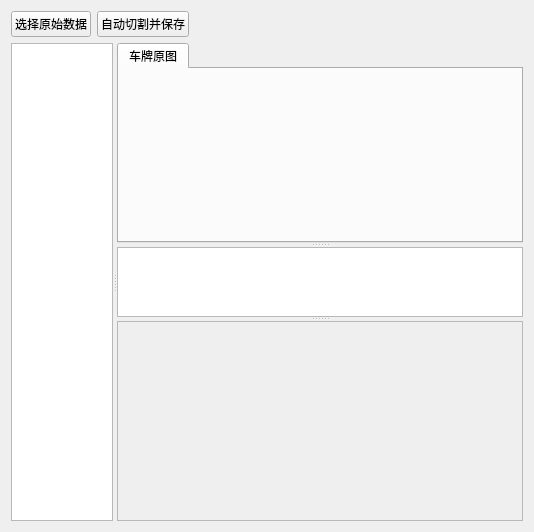
      <widget class="QWidget" name="charcutTab">
       <attribute name="title">
        <string>字符切割</string>
       </attribute>
       <layout class="QVBoxLayout" name="verticalLayout_10">
        <item>
         <layout class="QHBoxLayout" name="charcutTabToolBarLayout" stretch="1,1,8">
          <item>
           <widget class="QPushButton" name="selectsourceplateButton">
            <property name="text">
             <string>选择原始数据</string>
            </property>
           </widget>
          </item>
          <item>
           <widget class="QPushButton" name="autoCharButton">
            <property name="text">
             <string>自动切割并保存</string>
            </property>
           </widget>
          </item>
          <item>
           <widget class="QLabel" name="masklabel_2">
            <property name="sizePolicy">
             <sizepolicy hsizetype="Preferred" vsizetype="Preferred">
              <horstretch>0</horstretch>
              <verstretch>0</verstretch>
             </sizepolicy>
            </property>
            <property name="text">
             <string/>
            </property>
           </widget>
          </item>
         </layout>
        </item>
        <item>
         <widget class="QSplitter" name="cutTabMainLayout">
          <property name="sizePolicy">
           <sizepolicy hsizetype="Expanding" vsizetype="Preferred">
            <horstretch>0</horstretch>
            <verstretch>10</verstretch>
           </sizepolicy>
          </property>
          <property name="orientation">
           <enum>Qt::Horizontal</enum>
          </property>
          <widget class="QListWidget" name="plateList">
           <property name="sizePolicy">
            <sizepolicy hsizetype="Expanding" vsizetype="Expanding">
             <horstretch>2</horstretch>
             <verstretch>0</verstretch>
            </sizepolicy>
           </property>
           <property name="minimumSize">
            <size>
             <width>100</width>
             <height>0</height>
            </size>
           </property>
          </widget>
          <widget class="QSplitter" name="charsegmentLayout">
           <property name="sizePolicy">
            <sizepolicy hsizetype="Preferred" vsizetype="Expanding">
             <horstretch>8</horstretch>
             <verstretch>0</verstretch>
            </sizepolicy>
           </property>
           <property name="orientation">
            <enum>Qt::Vertical</enum>
           </property>
           <widget class="QTabWidget" name="plateImgTab">
            <property name="sizePolicy">
             <sizepolicy hsizetype="Expanding" vsizetype="Expanding">
              <horstretch>0</horstretch>
              <verstretch>1</verstretch>
             </sizepolicy>
            </property>
            <property name="minimumSize">
             <size>
              <width>0</width>
              <height>200</height>
             </size>
            </property>
            <property name="currentIndex">
             <number>0</number>
            </property>
            <widget class="QWidget" name="plateLayout">
             <attribute name="title">
              <string>车牌原图</string>
             </attribute>
             <layout class="QVBoxLayout" name="verticalLayout_11">
              <item>
               <widget class="QLabel" name="plateImgLabel">
                <property name="text">
                 <string/>
                </property>
                <property name="alignment">
                 <set>Qt::AlignCenter</set>
                </property>
               </widget>
              </item>
             </layout>
            </widget>
           </widget>
           <widget class="QListWidget" name="charList">
            <property name="sizePolicy">
             <sizepolicy hsizetype="Expanding" vsizetype="Expanding">
              <horstretch>0</horstretch>
              <verstretch>1</verstretch>
             </sizepolicy>
            </property>
           </widget>
           <widget class="QScrollArea" name="charsegmentOptimization">
            <property name="sizePolicy">
             <sizepolicy hsizetype="Expanding" vsizetype="Expanding">
              <horstretch>0</horstretch>
              <verstretch>1</verstretch>
             </sizepolicy>
            </property>
            <property name="minimumSize">
             <size>
              <width>0</width>
              <height>200</height>
             </size>
            </property>
            <property name="widgetResizable">
             <bool>true</bool>
            </property>
            <widget class="QWidget" name="charsegmentOptimizationContents">
             <property name="geometry">
              <rect>
               <x>0</x>
               <y>0</y>
               <width>755</width>
               <height>198</height>
              </rect>
             </property>
            </widget>
           </widget>
          </widget>
         </widget>
        </item>
       </layout>
      </widget>
